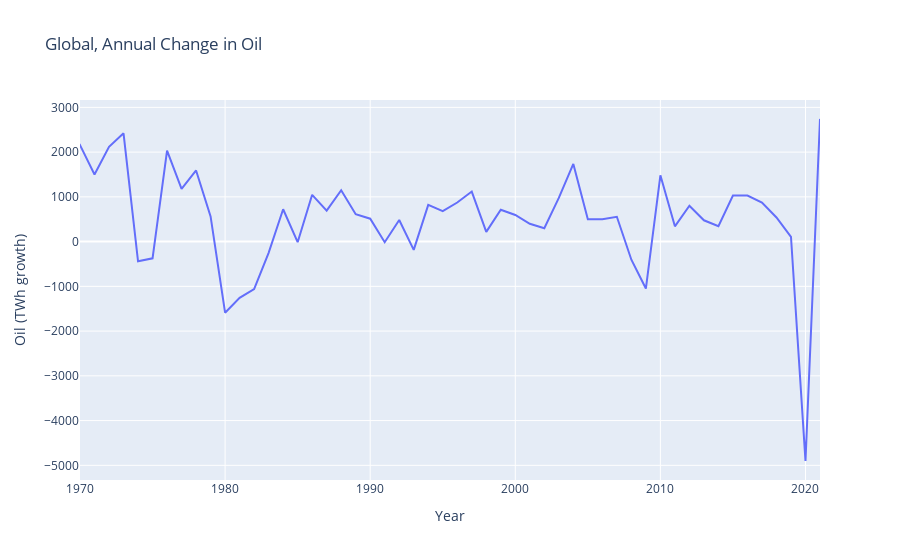

The code cell stored with this chart in its notebook:
### Code cell
# https://ourworldindata.org/grapher/annual-change-oil
# Load the oil data
df_oil = pd.read_csv("data/annual-change-oil.csv")

# Filter the data for the 'World' entity
world_df = df_oil[df_oil['Entity'] == 'World']

# Create the Plotly figure for oil
fig_oil = go.Figure()
fig_oil.add_trace(go.Scatter(x=world_df['Year'], y=world_df['Oil (TWh growth)']))

# Update the layout for oil
fig_oil.update_layout(
    title='Global, Annual Change in Oil',
    xaxis_title='Year',
    yaxis_title='Oil (TWh growth)',
    xaxis_range=[1970, 2021]
)

# Load the temperature data


# Create the Seaborn barplot for temperature
plt.subplots(figsize=(12, 2))
plt.xticks(rotation=90)
sns.barplot(data=temp_df,x=temp_df.index, y="change", hue='sign',linewidth=0.1).set(title='Global Temperature Changes')
plt.legend('', frameon=False);
plt.show()

# Display the oil plot
fig_oil.show()

### Figure 1 — Plotly figure (JSON) as saved in the notebook; plotly's stock layout.template omitted (floating-point values rounded to 4 significant figures)
{"data": [{"type": "scatter", "x": [1966, 1967, 1968, 1969, 1970, 1971, 1972, 1973, 1974, 1975, 1976, 1977, 1978, 1979, 1980, 1981, 1982, 1983, 1984, 1985, 1986, 1987, 1988, 1989, 1990, 1991, 1992, 1993, 1994, 1995, 1996, 1997, 1998, 1999, 2000, 2001, 2002, 2003, 2004, 2005, 2006, 2007, 2008, 2009, 2010, 2011, 2012, 2013, 2014, 2015, 2016, 2017, 2018, 2019, 2020, 2021, 2022], "y": [1356.0, 1392.0, 1755.0, 1864.0, 2157.0, 1501.0, 2119.0, 2421.0, -439.8, -373.9, 2035.0, 1178.0, 1590.0, 564.2, -1589.0, -1257.0, -1060.0, -251.5, 723.5, -13.03, 1046.0, 691.5, 1147.0, 612.6, 512.5, -13.53, 484.1, -185.8, 820.7, 678.7, 873.9, 1119.0, 216.7, 713.0, 594.8, 399.2, 298.8, 976.2, 1736.0, 499.9, 500.2, 555.0, -405.2, -1049.0, 1482.0, 341.2, 801.1, 476.6, 344.4, 1029.0, 1029.0, 873.9, 538.7, 107.7, -4903.0, 2740.0, 1620.0]}], "layout": {"autosize": true, "title": {"text": "Global, Annual Change in Oil"}, "xaxis": {"range": [1970, 2021], "title": {"text": "Year"}, "type": "linear"}, "yaxis": {"autorange": true, "range": [-5328.0, 3165.0], "title": {"text": "Oil (TWh growth)"}, "type": "linear"}}}
